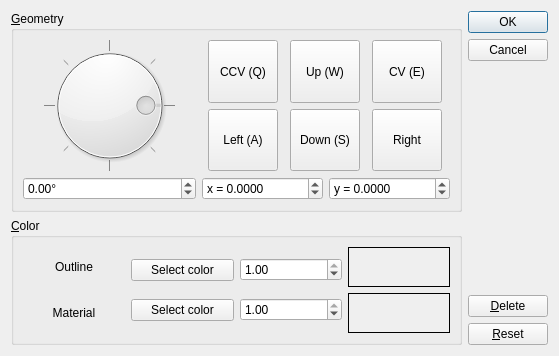
<?xml version="1.0" encoding="UTF-8"?>
<ui version="4.0">
 <class>optic_options</class>
 <widget class="QDialog" name="optic_options">
  <property name="geometry">
   <rect>
    <x>0</x>
    <y>0</y>
    <width>559</width>
    <height>356</height>
   </rect>
  </property>
  <property name="windowTitle">
   <string>Dialog</string>
  </property>
  <layout class="QHBoxLayout" name="horizontalLayout">
   <item>
    <layout class="QVBoxLayout" name="verticalLayout_2">
     <property name="sizeConstraint">
      <enum>QLayout::SetDefaultConstraint</enum>
     </property>
     <item>
      <widget class="QGroupBox" name="groupBox_2">
       <property name="title">
        <string>&amp;Geometry</string>
       </property>
       <layout class="QHBoxLayout" name="horizontalLayout_4">
        <item>
         <layout class="QVBoxLayout" name="verticalLayout_8">
          <item>
           <widget class="QDial" name="angle_dial">
            <property name="maximum">
             <number>359</number>
            </property>
            <property name="sliderPosition">
             <number>90</number>
            </property>
            <property name="invertedAppearance">
             <bool>true</bool>
            </property>
            <property name="wrapping">
             <bool>true</bool>
            </property>
            <property name="notchTarget">
             <double>45.000000000000000</double>
            </property>
            <property name="notchesVisible">
             <bool>true</bool>
            </property>
           </widget>
          </item>
          <item>
           <widget class="QDoubleSpinBox" name="angle_spin">
            <property name="suffix">
             <string>°</string>
            </property>
            <property name="minimum">
             <double>-1.000000000000000</double>
            </property>
            <property name="maximum">
             <double>360.000000000000000</double>
            </property>
            <property name="singleStep">
             <double>0.010000000000000</double>
            </property>
           </widget>
          </item>
         </layout>
        </item>
        <item>
         <layout class="QVBoxLayout" name="verticalLayout_7">
          <item>
           <layout class="QGridLayout" name="gridLayout" rowstretch="0,0">
            <item row="0" column="0">
             <widget class="QPushButton" name="ccv_btn">
              <property name="sizePolicy">
               <sizepolicy hsizetype="Expanding" vsizetype="Expanding">
                <horstretch>0</horstretch>
                <verstretch>0</verstretch>
               </sizepolicy>
              </property>
              <property name="maximumSize">
               <size>
                <width>70</width>
                <height>70</height>
               </size>
              </property>
              <property name="text">
               <string>CCV (Q)</string>
              </property>
              <property name="shortcut">
               <string>Q</string>
              </property>
             </widget>
            </item>
            <item row="0" column="1">
             <widget class="QPushButton" name="up_btn">
              <property name="sizePolicy">
               <sizepolicy hsizetype="Expanding" vsizetype="Expanding">
                <horstretch>0</horstretch>
                <verstretch>0</verstretch>
               </sizepolicy>
              </property>
              <property name="maximumSize">
               <size>
                <width>70</width>
                <height>70</height>
               </size>
              </property>
              <property name="text">
               <string>Up (W)</string>
              </property>
              <property name="shortcut">
               <string>W</string>
              </property>
             </widget>
            </item>
            <item row="0" column="2">
             <widget class="QPushButton" name="cv_btn">
              <property name="sizePolicy">
               <sizepolicy hsizetype="Expanding" vsizetype="Expanding">
                <horstretch>0</horstretch>
                <verstretch>0</verstretch>
               </sizepolicy>
              </property>
              <property name="maximumSize">
               <size>
                <width>70</width>
                <height>70</height>
               </size>
              </property>
              <property name="text">
               <string>CV (E)</string>
              </property>
              <property name="shortcut">
               <string>E</string>
              </property>
             </widget>
            </item>
            <item row="1" column="0">
             <widget class="QPushButton" name="left_btn">
              <property name="sizePolicy">
               <sizepolicy hsizetype="Expanding" vsizetype="Expanding">
                <horstretch>0</horstretch>
                <verstretch>0</verstretch>
               </sizepolicy>
              </property>
              <property name="maximumSize">
               <size>
                <width>70</width>
                <height>70</height>
               </size>
              </property>
              <property name="text">
               <string>Left (A)</string>
              </property>
              <property name="shortcut">
               <string>A</string>
              </property>
             </widget>
            </item>
            <item row="1" column="1">
             <widget class="QPushButton" name="down_btn">
              <property name="sizePolicy">
               <sizepolicy hsizetype="Expanding" vsizetype="Expanding">
                <horstretch>0</horstretch>
                <verstretch>0</verstretch>
               </sizepolicy>
              </property>
              <property name="maximumSize">
               <size>
                <width>70</width>
                <height>70</height>
               </size>
              </property>
              <property name="text">
               <string>Down (S)</string>
              </property>
              <property name="shortcut">
               <string>S</string>
              </property>
             </widget>
            </item>
            <item row="1" column="2">
             <widget class="QPushButton" name="right_btn">
              <property name="sizePolicy">
               <sizepolicy hsizetype="Expanding" vsizetype="Expanding">
                <horstretch>0</horstretch>
                <verstretch>0</verstretch>
               </sizepolicy>
              </property>
              <property name="maximumSize">
               <size>
                <width>70</width>
                <height>70</height>
               </size>
              </property>
              <property name="text">
               <string>Right</string>
              </property>
              <property name="shortcut">
               <string>R</string>
              </property>
             </widget>
            </item>
           </layout>
          </item>
          <item>
           <layout class="QHBoxLayout" name="horizontalLayout_3">
            <item>
             <widget class="QDoubleSpinBox" name="x_spin">
              <property name="sizePolicy">
               <sizepolicy hsizetype="Minimum" vsizetype="Fixed">
                <horstretch>0</horstretch>
                <verstretch>0</verstretch>
               </sizepolicy>
              </property>
              <property name="prefix">
               <string>x = </string>
              </property>
              <property name="decimals">
               <number>4</number>
              </property>
              <property name="minimum">
               <double>-10000000000.000000000000000</double>
              </property>
              <property name="maximum">
               <double>10000000000.000000000000000</double>
              </property>
              <property name="singleStep">
               <double>0.001000000000000</double>
              </property>
             </widget>
            </item>
            <item>
             <widget class="QDoubleSpinBox" name="y_spin">
              <property name="sizePolicy">
               <sizepolicy hsizetype="Minimum" vsizetype="Fixed">
                <horstretch>0</horstretch>
                <verstretch>0</verstretch>
               </sizepolicy>
              </property>
              <property name="prefix">
               <string>y = </string>
              </property>
              <property name="decimals">
               <number>4</number>
              </property>
              <property name="minimum">
               <double>-10000000000.000000000000000</double>
              </property>
              <property name="maximum">
               <double>10000000000.000000000000000</double>
              </property>
              <property name="singleStep">
               <double>0.001000000000000</double>
              </property>
              <property name="value">
               <double>0.000000000000000</double>
              </property>
             </widget>
            </item>
           </layout>
          </item>
         </layout>
        </item>
       </layout>
      </widget>
     </item>
     <item>
      <widget class="QGroupBox" name="groupBox">
       <property name="sizePolicy">
        <sizepolicy hsizetype="Expanding" vsizetype="Preferred">
         <horstretch>0</horstretch>
         <verstretch>0</verstretch>
        </sizepolicy>
       </property>
       <property name="title">
        <string>&amp;Color</string>
       </property>
       <layout class="QHBoxLayout" name="horizontalLayout_2">
        <item>
         <layout class="QVBoxLayout" name="verticalLayout_3">
          <item>
           <widget class="QLabel" name="label">
            <property name="text">
             <string>Outline</string>
            </property>
            <property name="alignment">
             <set>Qt::AlignCenter</set>
            </property>
           </widget>
          </item>
          <item>
           <widget class="QLabel" name="label_2">
            <property name="text">
             <string>Material</string>
            </property>
            <property name="alignment">
             <set>Qt::AlignCenter</set>
            </property>
           </widget>
          </item>
         </layout>
        </item>
        <item>
         <layout class="QVBoxLayout" name="verticalLayout_4">
          <item>
           <widget class="QPushButton" name="outline_color_btn">
            <property name="text">
             <string>Select color</string>
            </property>
           </widget>
          </item>
          <item>
           <widget class="QPushButton" name="material_color_btn">
            <property name="text">
             <string>Select color</string>
            </property>
           </widget>
          </item>
         </layout>
        </item>
        <item>
         <layout class="QVBoxLayout" name="verticalLayout_5">
          <item>
           <widget class="QDoubleSpinBox" name="outline_opacity_spin">
            <property name="maximum">
             <double>1.000000000000000</double>
            </property>
            <property name="singleStep">
             <double>0.050000000000000</double>
            </property>
            <property name="value">
             <double>1.000000000000000</double>
            </property>
           </widget>
          </item>
          <item>
           <widget class="QDoubleSpinBox" name="material_opacity_spin">
            <property name="maximum">
             <double>1.000000000000000</double>
            </property>
            <property name="singleStep">
             <double>0.050000000000000</double>
            </property>
            <property name="value">
             <double>1.000000000000000</double>
            </property>
           </widget>
          </item>
         </layout>
        </item>
        <item>
         <layout class="QVBoxLayout" name="verticalLayout_6">
          <item>
           <widget class="QLabel" name="outline_color_preview">
            <property name="minimumSize">
             <size>
              <width>40</width>
              <height>40</height>
             </size>
            </property>
            <property name="autoFillBackground">
             <bool>true</bool>
            </property>
            <property name="frameShape">
             <enum>QFrame::Box</enum>
            </property>
            <property name="text">
             <string notr="true"/>
            </property>
           </widget>
          </item>
          <item>
           <widget class="QLabel" name="material_color_preview">
            <property name="minimumSize">
             <size>
              <width>40</width>
              <height>40</height>
             </size>
            </property>
            <property name="autoFillBackground">
             <bool>true</bool>
            </property>
            <property name="frameShape">
             <enum>QFrame::Box</enum>
            </property>
            <property name="frameShadow">
             <enum>QFrame::Plain</enum>
            </property>
            <property name="text">
             <string notr="true"/>
            </property>
           </widget>
          </item>
         </layout>
        </item>
       </layout>
      </widget>
     </item>
    </layout>
   </item>
   <item>
    <layout class="QVBoxLayout" name="verticalLayout">
     <property name="sizeConstraint">
      <enum>QLayout::SetMinimumSize</enum>
     </property>
     <item>
      <widget class="QDialogButtonBox" name="buttonBox">
       <property name="orientation">
        <enum>Qt::Vertical</enum>
       </property>
       <property name="standardButtons">
        <set>QDialogButtonBox::Cancel|QDialogButtonBox::Ok</set>
       </property>
      </widget>
     </item>
     <item>
      <widget class="QPushButton" name="delete_btn">
       <property name="text">
        <string>&amp;Delete</string>
       </property>
      </widget>
     </item>
     <item>
      <widget class="QPushButton" name="reset_btn">
       <property name="text">
        <string>&amp;Reset</string>
       </property>
      </widget>
     </item>
    </layout>
   </item>
  </layout>
 </widget>
 <resources/>
 <connections>
  <connection>
   <sender>buttonBox</sender>
   <signal>accepted()</signal>
   <receiver>optic_options</receiver>
   <slot>accept()</slot>
   <hints>
    <hint type="sourcelabel">
     <x>548</x>
     <y>254</y>
    </hint>
    <hint type="destinationlabel">
     <x>157</x>
     <y>274</y>
    </hint>
   </hints>
  </connection>
 </connections>
</ui>
